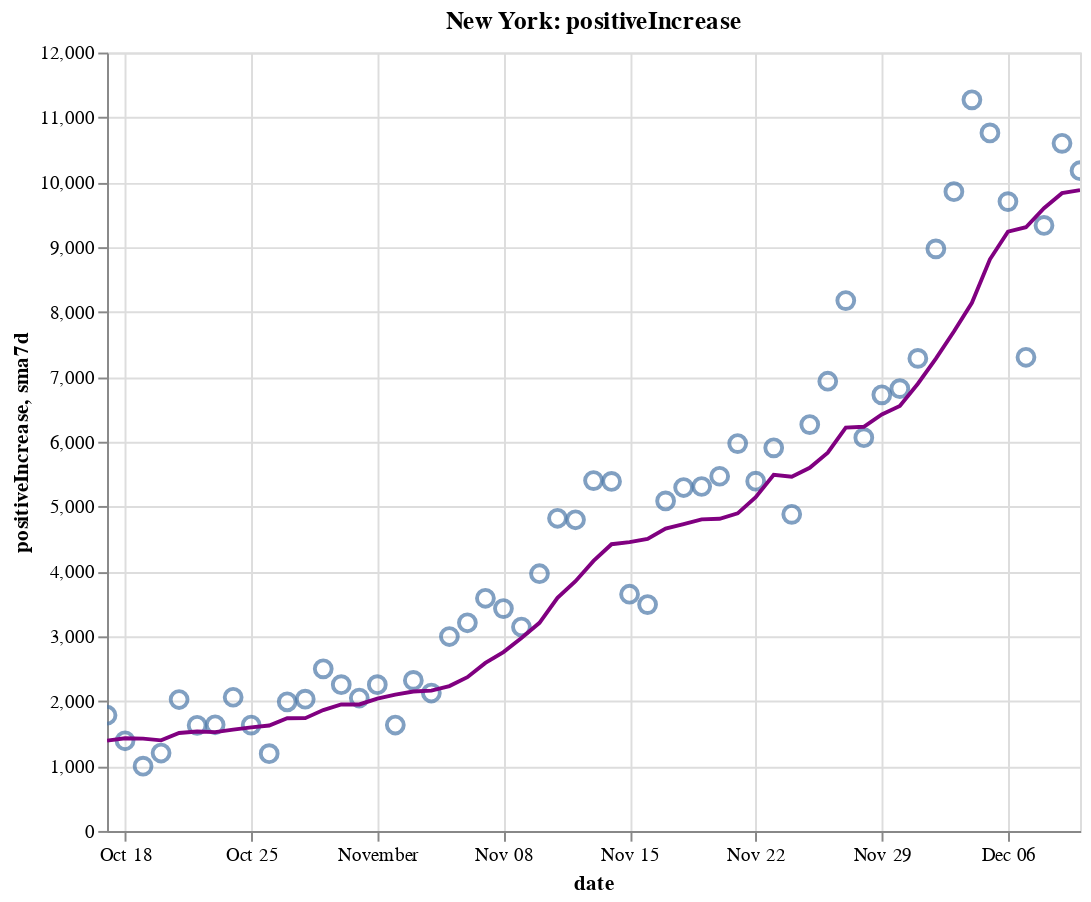

The cell this chart's notebook holds for it:
### Code cell
create_plot(ny, 'positiveIncrease')

### Figure 1 — Vega-Lite specification as saved in the notebook (floating-point values rounded to 4 significant figures)
{"config": {"view": {"continuousWidth": 400, "continuousHeight": 300}}, "layer": [{"layer": [{"mark": {"type": "point", "size": 75}, "encoding": {"tooltip": [{"type": "temporal", "field": "date"}, {"type": "quantitative", "field": "positiveIncrease"}, {"type": "quantitative", "field": "sma7d"}], "x": {"type": "temporal", "field": "date"}, "y": {"type": "quantitative", "field": "positiveIncrease"}}, "selection": {"selector008": {"type": "interval", "bind": "scales", "encodings": ["x", "y"]}}}, {"mark": {"type": "line", "color": "purple"}, "encoding": {"x": {"type": "temporal", "field": "date"}, "y": {"type": "quantitative", "field": "sma7d"}}}]}, {"mark": {"type": "rule", "color": "#aaa"}, "encoding": {"x": {"type": "temporal", "field": "date"}}, "transform": [{"filter": {"selection": "selector007"}}]}, {"mark": "circle", "encoding": {"opacity": {"condition": {"value": 1, "selection": "selector007"}, "value": 0}, "tooltip": [{"type": "temporal", "field": "date"}, {"type": "quantitative", "field": "positiveIncrease"}, {"type": "quantitative", "field": "sma7d"}], "x": {"type": "temporal", "field": "date"}, "y": {"type": "quantitative", "field": "positiveIncrease"}}, "selection": {"selector007": {"type": "single", "encodings": ["x"], "on": "mouseover", "nearest": true, "empty": "none"}}}, {"mark": {"type": "text", "align": "left", "dx": 5, "dy": -5, "stroke": "white", "strokeWidth": 2}, "encoding": {"text": {"type": "quantitative", "field": "positiveIncrease"}, "tooltip": [{"type": "temporal", "field": "date"}, {"type": "quantitative", "field": "positiveIncrease"}, {"type": "quantitative", "field": "sma7d"}], "x": {"type": "temporal", "field": "date"}, "y": {"type": "quantitative", "field": "positiveIncrease"}}, "transform": [{"filter": {"selection": "selector007"}}]}, {"mark": {"type": "text", "align": "left", "dx": 5, "dy": -5}, "encoding": {"text": {"type": "quantitative", "field": "positiveIncrease"}, "tooltip": [{"type": "temporal", "field": "date"}, {"type": "quantitative", "field": "positiveIncrease"}, {"type": "quantitative", "field": "sma7d"}], "x": {"type": "temporal", "field": "date"}, "y": {"type": "quantitative", "field": "positiveIncrease"}}, "transform": [{"filter": {"selection": "selector007"}}]}], "data": {"name": "data-780cebc620664908d0212e38e1c5152a"}, "height": 400, "title": "New York: positiveIncrease", "width": 500, "$schema": "https://vega.github.io/schema/vega-lite/v4.8.1.json", "datasets": {"data-780cebc620664908d0212e38e1c5152a": [{"date": "2020-10-17T00:00:00", "totalTestResultsIncrease": 160000.0, "positiveIncrease": 1784.0, "death": 25640.0, "deathIncrease": 9.0, "positiveRate": 0.011, "state": "New York", "sma7d": 1393.0}, {"date": "2020-10-18T00:00:00", "totalTestResultsIncrease": 128800.0, "positiveIncrease": 1390.0, "death": 25640.0, "deathIncrease": 7.0, "positiveRate": 0.011, "state": "New York", "sma7d": 1428.0}, {"date": "2020-10-19T00:00:00", "totalTestResultsIncrease": 82010.0, "positiveIncrease": 998.0, "death": 25660.0, "deathIncrease": 15.0, "positiveRate": 0.012, "state": "New York", "sma7d": 1423.0}, {"date": "2020-10-20T00:00:00", "totalTestResultsIncrease": 90540.0, "positiveIncrease": 1201.0, "death": 25670.0, "deathIncrease": 13.0, "positiveRate": 0.013, "state": "New York", "sma7d": 1396.0}, {"date": "2020-10-21T00:00:00", "totalTestResultsIncrease": 124800.0, "positiveIncrease": 2026.0, "death": 25680.0, "deathIncrease": 7.0, "positiveRate": 0.016, "state": "New York", "sma7d": 1509.0}, {"date": "2020-10-22T00:00:00", "totalTestResultsIncrease": 135300.0, "positiveIncrease": 1628.0, "death": 25690.0, "deathIncrease": 15.0, "positiveRate": 0.012, "state": "New York", "sma7d": 1533.0}, {"date": "2020-10-23T00:00:00", "totalTestResultsIncrease": 141500.0, "positiveIncrease": 1637.0, "death": 25700.0, "deathIncrease": 11.0, "positiveRate": 0.012, "state": "New York", "sma7d": 1523.0}, {"date": "2020-10-24T00:00:00", "totalTestResultsIncrease": 156900.0, "positiveIncrease": 2061.0, "death": 25720.0, "deathIncrease": 13.0, "positiveRate": 0.013, "state": "New York", "sma7d": 1563.0}, {"date": "2020-10-25T00:00:00", "totalTestResultsIncrease": 120800.0, "positiveIncrease": 1632.0, "death": 25730.0, "deathIncrease": 12.0, "positiveRate": 0.014, "state": "New York", "sma7d": 1598.0}, {"date": "2020-10-26T00:00:00", "totalTestResultsIncrease": 82120.0, "positiveIncrease": 1191.0, "death": 25740.0, "deathIncrease": 12.0, "positiveRate": 0.015, "state": "New York", "sma7d": 1625.0}, {"date": "2020-10-27T00:00:00", "totalTestResultsIncrease": 111600.0, "positiveIncrease": 1991.0, "death": 25760.0, "deathIncrease": 16.0, "positiveRate": 0.018, "state": "New York", "sma7d": 1738.0}, {"date": "2020-10-28T00:00:00", "totalTestResultsIncrease": 129700.0, "positiveIncrease": 2031.0, "death": 25770.0, "deathIncrease": 15.0, "positiveRate": 0.016, "state": "New York", "sma7d": 1739.0}, {"date": "2020-10-29T00:00:00", "totalTestResultsIncrease": 168400.0, "positiveIncrease": 2499.0, "death": 25790.0, "deathIncrease": 19.0, "positiveRate": 0.015, "state": "New York", "sma7d": 1863.0}, {"date": "2020-10-30T00:00:00", "totalTestResultsIncrease": 146900.0, "positiveIncrease": 2255.0, "death": 25800.0, "deathIncrease": 12.0, "positiveRate": 0.015, "state": "New York", "sma7d": 1951.0}, {"date": "2020-10-31T00:00:00", "totalTestResultsIncrease": 137000.0, "positiveIncrease": 2049.0, "death": 25810.0, "deathIncrease": 3.0, "positiveRate": 0.015, "state": "New York", "sma7d": 1950.0}, {"date": "2020-11-01T00:00:00", "totalTestResultsIncrease": 148900.0, "positiveIncrease": 2255.0, "death": 25820.0, "deathIncrease": 17.0, "positiveRate": 0.015, "state": "New York", "sma7d": 2039.0}, {"date": "2020-11-02T00:00:00", "totalTestResultsIncrease": 96100.0, "positiveIncrease": 1633.0, "death": 25840.0, "deathIncrease": 14.0, "positiveRate": 0.017, "state": "New York", "sma7d": 2102.0}, {"date": "2020-11-03T00:00:00", "totalTestResultsIncrease": 127900.0, "positiveIncrease": 2321.0, "death": 25850.0, "deathIncrease": 15.0, "positiveRate": 0.018, "state": "New York", "sma7d": 2149.0}, {"date": "2020-11-04T00:00:00", "totalTestResultsIncrease": 133500.0, "positiveIncrease": 2126.0, "death": 25870.0, "deathIncrease": 15.0, "positiveRate": 0.016, "state": "New York", "sma7d": 2163.0}, {"date": "2020-11-05T00:00:00", "totalTestResultsIncrease": 161000.0, "positiveIncrease": 2997.0, "death": 25890.0, "deathIncrease": 24.0, "positiveRate": 0.019, "state": "New York", "sma7d": 2234.0}, {"date": "2020-11-06T00:00:00", "totalTestResultsIncrease": 160700.0, "positiveIncrease": 3209.0, "death": 25910.0, "deathIncrease": 18.0, "positiveRate": 0.02, "state": "New York", "sma7d": 2370.0}, {"date": "2020-11-07T00:00:00", "totalTestResultsIncrease": 163300.0, "positiveIncrease": 3587.0, "death": 25930.0, "deathIncrease": 18.0, "positiveRate": 0.022, "state": "New York", "sma7d": 2590.0}, {"date": "2020-11-08T00:00:00", "totalTestResultsIncrease": 145600.0, "positiveIncrease": 3428.0, "death": 25950.0, "deathIncrease": 19.0, "positiveRate": 0.024, "state": "New York", "sma7d": 2757.0}, {"date": "2020-11-09T00:00:00", "totalTestResultsIncrease": 111400.0, "positiveIncrease": 3144.0, "death": 25970.0, "deathIncrease": 26.0, "positiveRate": 0.028, "state": "New York", "sma7d": 2973.0}, {"date": "2020-11-10T00:00:00", "totalTestResultsIncrease": 128000.0, "positiveIncrease": 3965.0, "death": 26000.0, "deathIncrease": 32.0, "positiveRate": 0.031, "state": "New York", "sma7d": 3208.0}, {"date": "2020-11-11T00:00:00", "totalTestResultsIncrease": 164300.0, "positiveIncrease": 4820.0, "death": 26030.0, "deathIncrease": 21.0, "positiveRate": 0.029, "state": "New York", "sma7d": 3593.0}, {"date": "2020-11-12T00:00:00", "totalTestResultsIncrease": 162600.0, "positiveIncrease": 4797.0, "death": 26060.0, "deathIncrease": 29.0, "positiveRate": 0.029, "state": "New York", "sma7d": 3850.0}, {"date": "2020-11-13T00:00:00", "totalTestResultsIncrease": 203700.0, "positiveIncrease": 5401.0, "death": 26080.0, "deathIncrease": 24.0, "positiveRate": 0.027, "state": "New York", "sma7d": 4163.0}, {"date": "2020-11-14T00:00:00", "totalTestResultsIncrease": 184200.0, "positiveIncrease": 5388.0, "death": 26100.0, "deathIncrease": 24.0, "positiveRate": 0.029, "state": "New York", "sma7d": 4420.0}, {"date": "2020-11-15T00:00:00", "totalTestResultsIncrease": 133200.0, "positiveIncrease": 3649.0, "death": 26130.0, "deathIncrease": 30.0, "positiveRate": 0.027, "state": "New York", "sma7d": 4452.0}, {"date": "2020-11-16T00:00:00", "totalTestResultsIncrease": 124600.0, "positiveIncrease": 3490.0, "death": 26160.0, "deathIncrease": 26.0, "positiveRate": 0.028, "state": "New York", "sma7d": 4501.0}, {"date": "2020-11-17T00:00:00", "totalTestResultsIncrease": 159900.0, "positiveIncrease": 5088.0, "death": 26190.0, "deathIncrease": 30.0, "positiveRate": 0.032, "state": "New York", "sma7d": 4662.0}, {"date": "2020-11-18T00:00:00", "totalTestResultsIncrease": 154400.0, "positiveIncrease": 5294.0, "death": 26220.0, "deathIncrease": 36.0, "positiveRate": 0.034, "state": "New York", "sma7d": 4730.0}, {"date": "2020-11-19T00:00:00", "totalTestResultsIncrease": 195200.0, "positiveIncrease": 5310.0, "death": 26260.0, "deathIncrease": 32.0, "positiveRate": 0.027, "state": "New York", "sma7d": 4803.0}, {"date": "2020-11-20T00:00:00", "totalTestResultsIncrease": 205500.0, "positiveIncrease": 5468.0, "death": 26290.0, "deathIncrease": 35.0, "positiveRate": 0.027, "state": "New York", "sma7d": 4812.0}, {"date": "2020-11-21T00:00:00", "totalTestResultsIncrease": 207900.0, "positiveIncrease": 5972.0, "death": 26330.0, "deathIncrease": 34.0, "positiveRate": 0.029, "state": "New York", "sma7d": 4896.0}, {"date": "2020-11-22T00:00:00", "totalTestResultsIncrease": 196600.0, "positiveIncrease": 5392.0, "death": 26360.0, "deathIncrease": 31.0, "positiveRate": 0.027, "state": "New York", "sma7d": 5145.0}, {"date": "2020-11-23T00:00:00", "totalTestResultsIncrease": 191500.0, "positiveIncrease": 5906.0, "death": 26390.0, "deathIncrease": 33.0, "positiveRate": 0.031, "state": "New York", "sma7d": 5490.0}, {"date": "2020-11-24T00:00:00", "totalTestResultsIncrease": 164800.0, "positiveIncrease": 4881.0, "death": 26440.0, "deathIncrease": 51.0, "positiveRate": 0.03, "state": "New York", "sma7d": 5460.0}, {"date": "2020-11-25T00:00:00", "totalTestResultsIncrease": 173100.0, "positiveIncrease": 6265.0, "death": 26480.0, "deathIncrease": 41.0, "positiveRate": 0.036, "state": "New York", "sma7d": 5599.0}, {"date": "2020-11-26T00:00:00", "totalTestResultsIncrease": 217700.0, "positiveIncrease": 6933.0, "death": 26550.0, "deathIncrease": 67.0, "positiveRate": 0.032, "state": "New York", "sma7d": 5831.0}, {"date": "2020-11-27T00:00:00", "totalTestResultsIncrease": 219400.0, "positiveIncrease": 8176.0, "death": 26590.0, "deathIncrease": 39.0, "positiveRate": 0.037, "state": "New York", "sma7d": 6218.0}, {"date": "2020-11-28T00:00:00", "totalTestResultsIncrease": 152400.0, "positiveIncrease": 6063.0, "death": 26630.0, "deathIncrease": 44.0, "positiveRate": 0.04, "state": "New York", "sma7d": 6231.0}, {"date": "2020-11-29T00:00:00", "totalTestResultsIncrease": 157300.0, "positiveIncrease": 6723.0, "death": 26690.0, "deathIncrease": 58.0, "positiveRate": 0.043, "state": "New York", "sma7d": 6421.0}, {"date": "2020-11-30T00:00:00", "totalTestResultsIncrease": 149000.0, "positiveIncrease": 6819.0, "death": 26750.0, "deathIncrease": 57.0, "positiveRate": 0.046, "state": "New York", "sma7d": 6551.0}, {"date": "2020-12-01T00:00:00", "totalTestResultsIncrease": 146700.0, "positiveIncrease": 7285.0, "death": 26820.0, "deathIncrease": 69.0, "positiveRate": 0.05, "state": "New York", "sma7d": 6895.0}, {"date": "2020-12-02T00:00:00", "totalTestResultsIncrease": 193600.0, "positiveIncrease": 8973.0, "death": 26890.0, "deathIncrease": 73.0, "positiveRate": 0.046, "state": "New York", "sma7d": 7282.0}, {"date": "2020-12-03T00:00:00", "totalTestResultsIncrease": 203400.0, "positiveIncrease": 9855.0, "death": 26960.0, "deathIncrease": 66.0, "positiveRate": 0.048, "state": "New York", "sma7d": 7699.0}, {"date": "2020-12-04T00:00:00", "totalTestResultsIncrease": 208300.0, "positiveIncrease": 11270.0, "death": 27020.0, "deathIncrease": 62.0, "positiveRate": 0.054, "state": "New York", "sma7d": 8141.0}, {"date": "2020-12-05T00:00:00", "totalTestResultsIncrease": 215400.0, "positiveIncrease": 10760.0, "death": 27090.0, "deathIncrease": 72.0, "positiveRate": 0.05, "state": "New York", "sma7d": 8812.0}, {"date": "2020-12-06T00:00:00", "totalTestResultsIncrease": 205800.0, "positiveIncrease": 9702.0, "death": 27150.0, "deathIncrease": 60.0, "positiveRate": 0.047, "state": "New York", "sma7d": 9238.0}, {"date": "2020-12-07T00:00:00", "totalTestResultsIncrease": 152300.0, "positiveIncrease": 7302.0, "death": 27230.0, "deathIncrease": 83.0, "positiveRate": 0.048, "state": "New York", "sma7d": 9307.0}, {"date": "2020-12-08T00:00:00", "totalTestResultsIncrease": 162500.0, "positiveIncrease": 9335.0, "death": 27310.0, "deathIncrease": 75.0, "positiveRate": 0.057, "state": "New York", "sma7d": 9600.0}, {"date": "2020-12-09T00:00:00", "totalTestResultsIncrease": 194600.0, "positiveIncrease": 10600.0, "death": 27400.0, "deathIncrease": 97.0, "positiveRate": 0.054, "state": "New York", "sma7d": 9832.0}, {"date": "2020-12-10T00:00:00", "totalTestResultsIncrease": 197400.0, "positiveIncrease": 10180.0, "death": 27500.0, "deathIncrease": 94.0, "positiveRate": 0.052, "state": "New York", "sma7d": 9878.0}]}}
